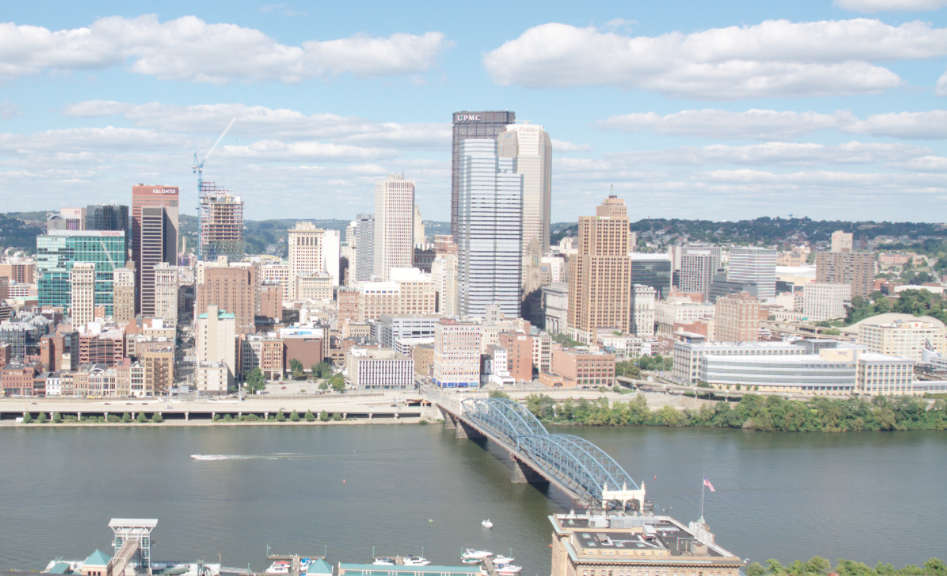
#> input picture hw4/data/incline_L.png, 947 x 576 px
$ jupyter execute --allow-errors q4.ipynb
#> lines starting #> are read from the running program, lines starting #| are printed output that depends on the picture
[cell 1]
# DO NOT MODIFY
import nbimporter
import cv2

import matplotlib.pyplot as plt
import numpy as np
import skimage

from scipy.ndimage.morphology import distance_transform_edt

from q2 import briefLite,briefMatch,plotMatches
from q3 import computeH_ransac

## Question 4: Stitching Panoramas (15 points)

We can also use homographies to create a panorama image from multiple views of the same scene. This is possible for example when there is no camera translation between the views (e.g., only rotation about the camera center). First, you will generate panoramas using matched point correspondences between images using the BRIEF matching. **We will assume that there is no error in your matched point correspondences between images (Although there might be some errors, and even small errors can have drastic impacts)**.

### 4.1 Image Stitching (5 pts)

In this problem you will implement and use the function:

$$\begin{equation}
    \texttt{[panoImg] = imageStitching(img1, img2, H2to1)}
\end{equation}$$

on two images from the Dusquesne incline. This function accepts two images and the output from the homography estimation function. This function:

   1. Warps $\texttt{img2}$ into $\texttt{img1}'s$ reference frame using the OpenCV $\texttt{warpPerspective}$ function;
   2. Blends $\texttt{img1}$ and warped $\texttt{img2}$ and outputs the panorama image.

For this problem, use the provided images $\texttt{pnc1}$ as $\texttt{img1}$ and $\texttt{pnc0}$ as $\texttt{img2}$. The point correspondences $\texttt{pts}$ are generated by your BRIEF descriptor matching.

Apply your $\texttt{computeH\_ransac()}$ to these correspondences to compute $\texttt{H2to1}$, which is the homography from $\texttt{pnc0}$ onto $\texttt{pnc1}$. Then apply this homography to $\texttt{pnc0}$ using $\texttt{cv2.warpPerspective()}$.

**This question will be manually graded. Visualize the warped image. Please include the image and your H2to1 matrix (with the bottom right index as 1) in your writeup PDF, along with stating which image pair you used.**

[cell 2]
# [29 lines left out: function imageStitching, not called in this run]

[cell 3]
im1 = cv2.imread("data/incline_L.png")
#> im1 is the input picture: shape (576, 947, 3); mean B, G, R 188.8, 185.2, 178.7
im2 = cv2.imread("data/incline_R.png")
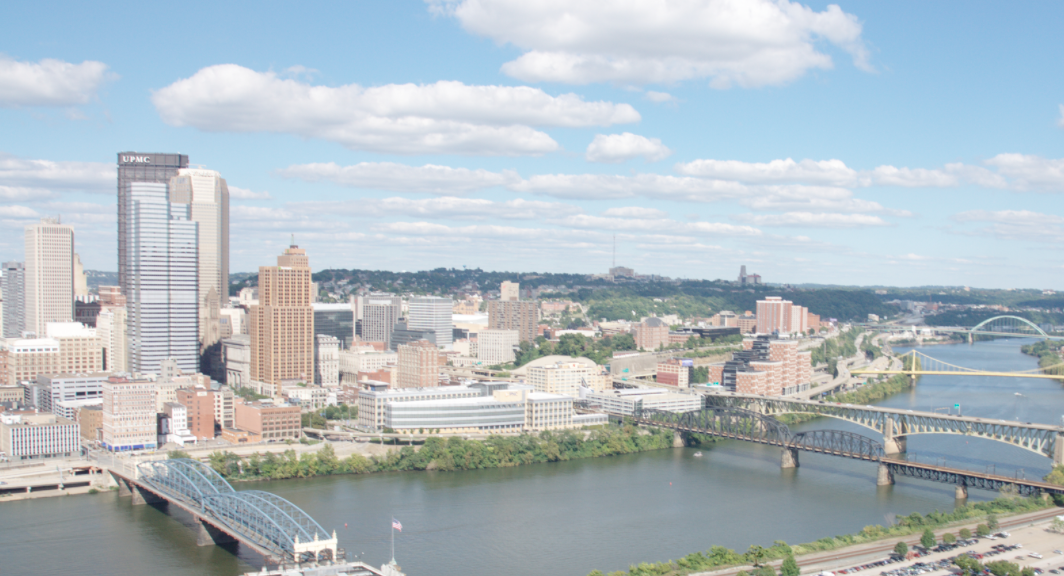
#> input picture hw4/data/incline_R.png, 1064 x 576 px
#> im2 is the input picture: shape (576, 1064, 3); mean B, G, R 195.1, 188.5, 177.3
im1_gray = skimage.color.rgb2gray(im1)
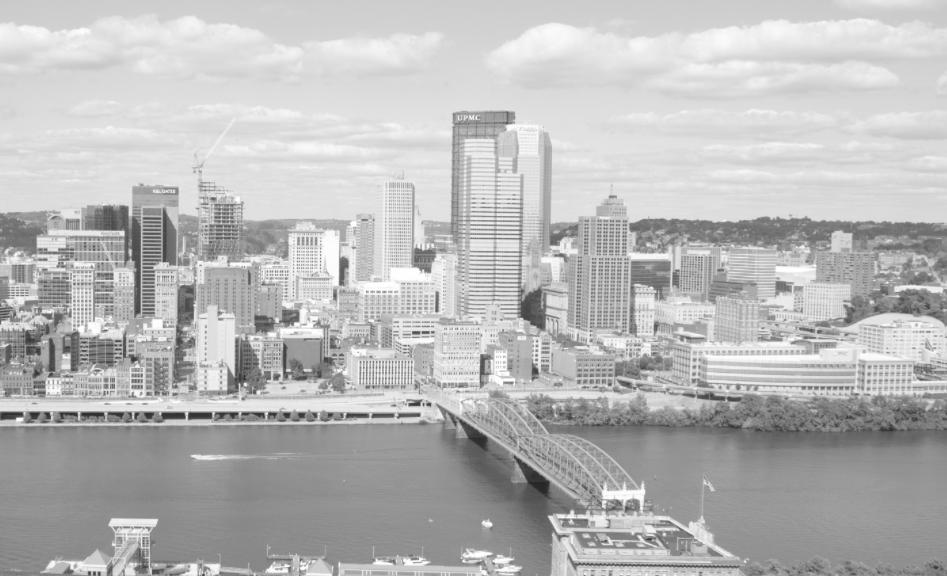
#> im1_gray: shape (576, 947) float64; min 0.148, max 1, mean 0.728
im2_gray = skimage.color.rgb2gray(im2)
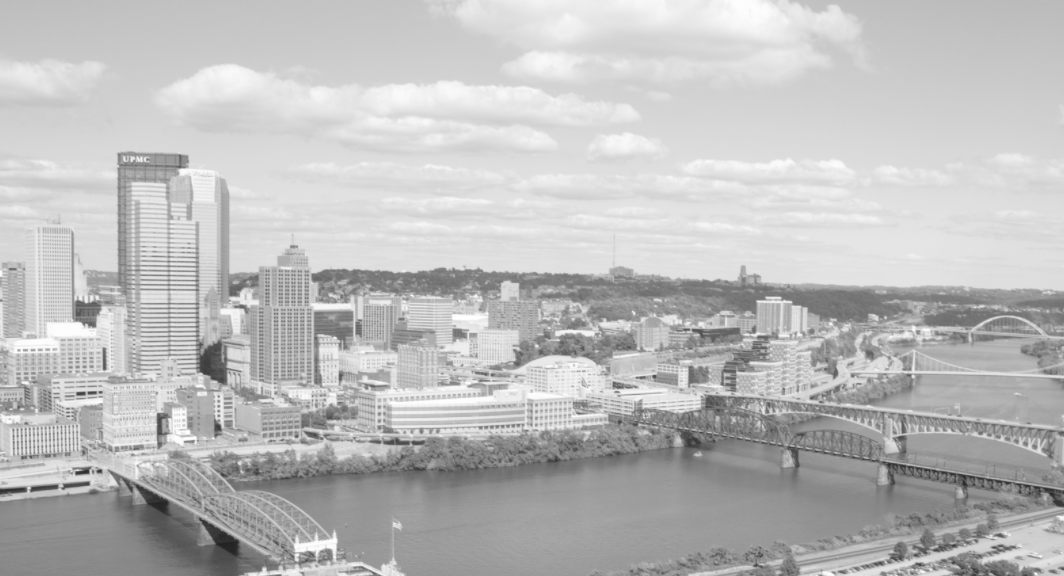
#> im2_gray: shape (576, 1064) float64; min 0.132, max 1, mean 0.741

#> (the rest of this cell did not finish here and is left out)

### 4.2 Image Stitching with No Clip (3 pts)

Notice how the output from Q 4.1 is clipped at the edges? We will fix this now. Implement a function

$$\begin{equation}
    \texttt{[panoImg] = imageStitching\_noClip(img1, img2, H2to1)}
\end{equation}$$

that takes in the same input types and produces the same outputs as in Q 4.1.

To prevent clipping at the edges, we instead need to warp _both_ image 1 and image 2 into a common third reference frame in which we can display both images without any clipping. Specifically, we want to find a matrix $M$ that _only_ does scaling and translation such that:

$$\begin{equation}
    \texttt{warp\_im1 = CV2.warpPerspective(im1, M, out\_size);}
\end{equation}$$

$$\begin{equation}
    \texttt{warp\_im2 = CV2.warpPerspective(im2, M*H2to1, out\_size);}
\end{equation}$$

This produces warped images in a common reference frame where all points in $\texttt{im1}$ and $\texttt{im2}$ are visible. To do this, we will only take as input either the width or height of $\texttt{out\_size}$ and compute the other one based on the given images such that the warped images are not squeezed or elongated in the panorama image. For now, assume we only take as input the width of the image (i.e., $\texttt{out\_size(2)}$) and should therefore compute the correct height(i.e., $\texttt{out\_size(1)}$).

_Hint:_ The computation will be done in terms of $\texttt{H2to1}$ and the extreme points (corners) of the two images.
Make sure $M$ includes only scale (find the aspect ratio of the full-sized panorama image) and translation.

**This question will be manually graded. Visualize the warped image. Please include the image in your writeup PDF, along with stating which image pair you used.**

[cell 4]
# [44 lines left out: function imageStitching_noClip, not called in this run]

[cell 5]
im1 = cv2.imread("data/incline_L.png")
im2 = cv2.imread("data/incline_R.png")
im1_gray = skimage.color.rgb2gray(im1)
im2_gray = skimage.color.rgb2gray(im2)

#> (the rest of this cell did not finish here and is left out)

### 4.3 Generate Panorama (2 pts)

You now have all the tools you need to automatically generate panoramas. Write a function that accepts two images as input, computes keypoints and descriptors for both the images, finds putative feature correspondences by matching keypoint descriptors, estimates a homography using RANSAC and then warps one of the images with the homography so that they are aligned and then overlays them.

$$\begin{equation}
\texttt{im3 = generatePanorama(im1, im2)}
\end{equation}$$

Run your code on the image pair $\texttt{data/pnc1.jpg}$, $\texttt{data/pnc0.jpg}$ or $\texttt{data/incline\_L.jpg}$, $\texttt{data/incline\_R.jpg}$. However during debugging, try on scaled down versions of the images to keep running time low.

**This question will be manually graded. Save the resulting panorama on the full sized images and include the figure and computed homography matrix in your writeup.**

[cell 6]
def generatePanorama(im1, im2):
    '''
    Gnerate a panorama from two images.

    INPUTS
        im1 and im2 - images to be stitched.
    OUTPUT
        img_pano - the panorama image.
    '''
    # YOUR CODE HERE

    im1_gray = skimage.color.rgb2gray(im1)
    im2_gray = skimage.color.rgb2gray(im2)

    locs1, desc1 = briefLite(im1_gray)
    locs2, desc2 = briefLite(im2_gray)
    matches = briefMatch(desc1, desc2)
    print(matches.shape)
    plotMatches(im1, im2, matches, locs1, locs2)

    locs1[:, [0, 1]] = locs1[:, [1, 0]]
    locs2[:, [0, 1]] = locs2[:, [1, 0]]

    H, inliers = computeH_ransac(matches, locs1, locs2, num_iter=5000, tol=1)
    print(H)
    print(np.max(inliers))

    img_pano = imageStitching_noClip(im1, im2, H)

    # raise NotImplementedError()
    return img_pano

[cell 7]
im1 = cv2.imread("data/incline_L.png")
im2 = cv2.imread("data/incline_R.png")
#> (the rest of this cell did not finish here and is left out)

### 4.4 extra credits (3 pts)

Collect a pair of your own images (with your phone) and stitch them together using your code from the previous section. Include the pair of images and their result in the write-up.

[cell 8]
im1 = cv2.imread("data/Pic5.jpg")
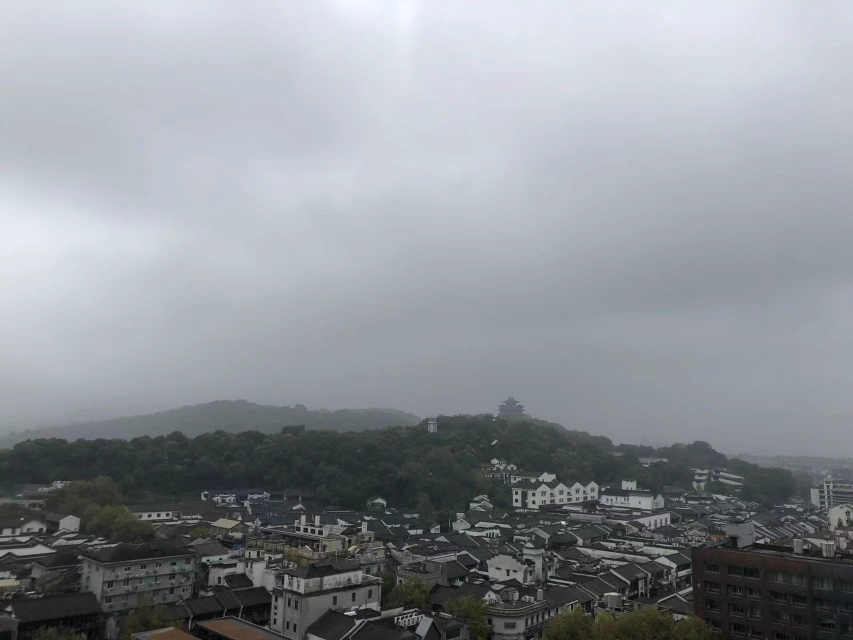
#> input picture hw4/data/Pic5.jpg, 1706 x 1280 px (shown at 1/2 size)
#> im1 is the input picture: shape (1280, 1706, 3); mean B, G, R 151.7, 146.4, 141.7
im2 = cv2.imread("data/Pic6.jpg")
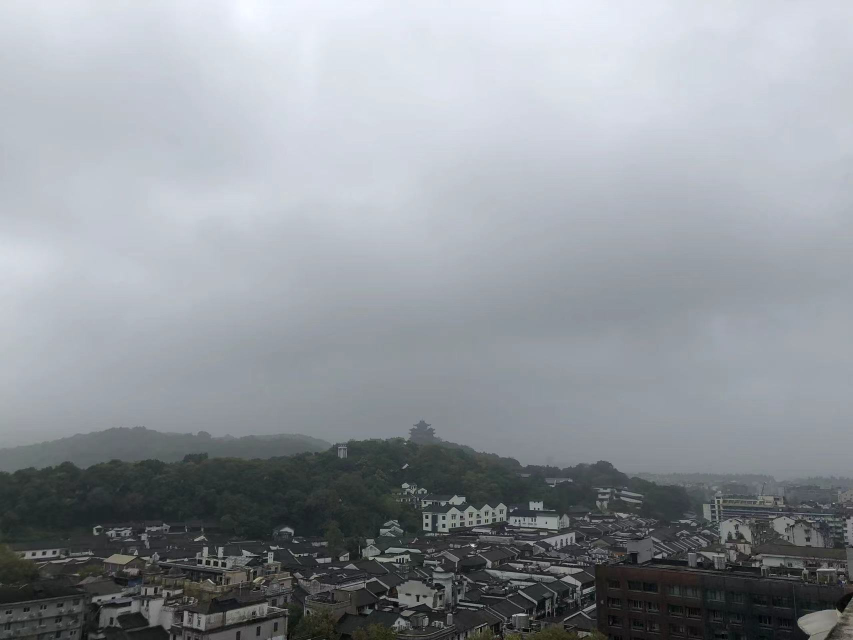
#> input picture hw4/data/Pic6.jpg, 1706 x 1280 px (shown at 1/2 size)
#> im2 is the input picture: shape (1280, 1706, 3); mean B, G, R 156, 150.3, 145.2
#> (the rest of this cell did not finish here and is left out)

cv2.imwrite("figure/incline_pano_own_2_5000_1.jpg", img_pano)

### 4.5 extra credits (2 pts)

Collect at least 6 images  and stitch them into a single noClip image. You can either collect your own, or use the [PNC Park images](http://www.cs.jhu.edu/~misha/Code/SMG/PNC3.zip) from Matt Uyttendaele. We used the PNC park images (subsmapled to 1/4 sized) and ORB keypoints and descriptors for our reference solution.

[cell 9]
im1 = cv2.imread("data/Pic1.jpg")
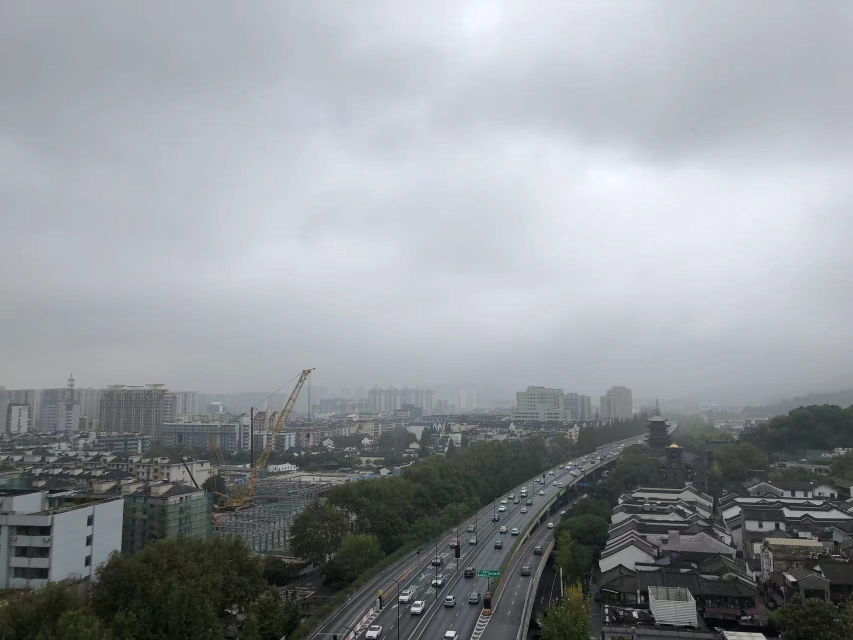
#> input picture hw4/data/Pic1.jpg, 1706 x 1280 px (shown at 1/2 size)
#> im1 is the input picture: shape (1280, 1706, 3); mean B, G, R 155.4, 150.8, 146.4
im2 = cv2.imread("data/Pic2.jpg")
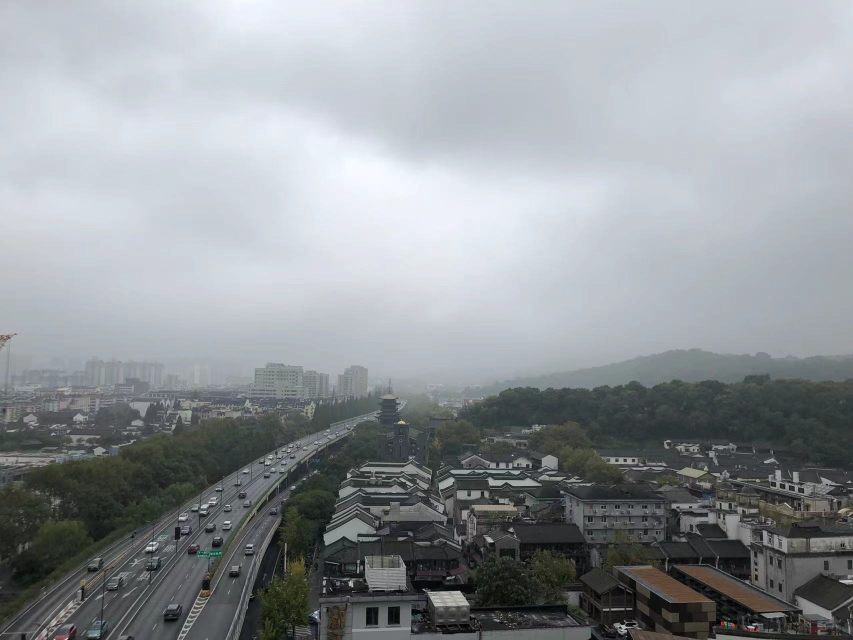
#> input picture hw4/data/Pic2.jpg, 1706 x 1280 px (shown at 1/2 size)
#> im2 is the input picture: shape (1280, 1706, 3); mean B, G, R 154.4, 150.5, 145.9
im3 = cv2.imread("data/Pic3.jpg")
im4 = cv2.imread("data/Pic4.jpg")
im5 = cv2.imread("data/Pic5.jpg")
im6 = cv2.imread("data/Pic6.jpg")

#> (the rest of this cell did not finish here and is left out)


img_pano_56 = generatePanorama(im5, im6)

img_pano_34 = generatePanorama(im3, im4)

img_pano_3421 = generatePanorama(img_pano_34, img_pano_21)

img_pano_3456 = generatePanorama(img_pano_34, img_pano_56)

img_pano_123456 = generatePanorama(img_pano_3421, img_pano_3456)

cv2.imwrite("figure/pano_own_6_5000_1.jpg", img_pano_123456)
